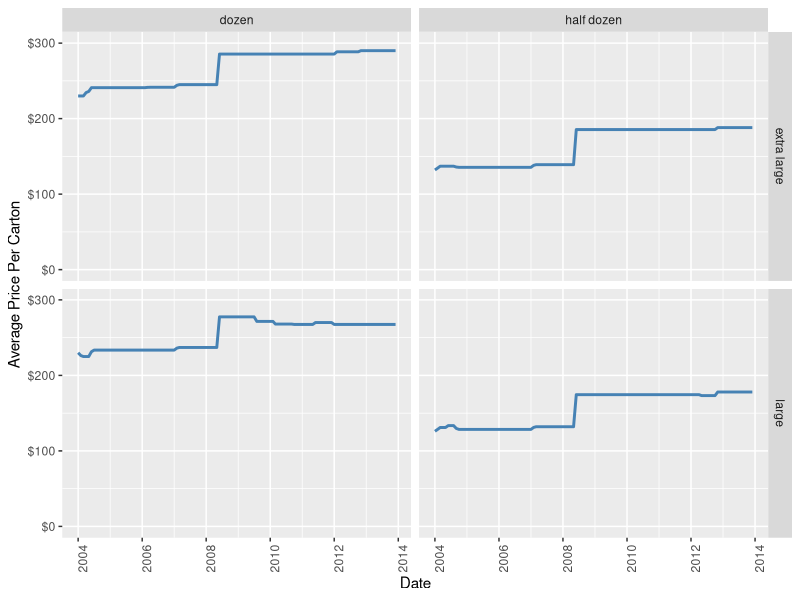

This chart was generated by the following R code:
## ---- chunk 1
#| label: setup
#| warning: false
library(tidyverse)
library("readxl")
library(ggplot2)
library(lubridate)
knitr::opts_chunk$set(echo = TRUE)
## ---- chunk 2
eggs_data <-read_csv("_data/eggs_tidy.csv")
eggs_data
## ---- chunk 3
eggs_tidy <- eggs_data %>%
  pivot_longer(cols=3:6, names_to="type", values_to = "price") %>%
  mutate(type=str_replace(type,"extra_large","extra large"),
         type=str_replace(type,"half_dozen","half dozen")) %>%
  separate(type,into=c("size","amount"),sep="_") %>%
  mutate(date = str_c(year, month, sep=" ")) %>%
  mutate(date = ym(date))
eggs_tidy
## ---- chunk 4
ggplot(eggs_tidy,aes(date,price)) +
  geom_line(color = "steelblue", size = 1)+
  scale_x_date()+
  scale_y_continuous(labels=scales::dollar_format(), limits=c(0,300)) +
  facet_grid(size ~ amount) +
  labs(x="Date",y="Average Price Per Carton")+
  theme(axis.text.x=element_text(angle=90))
